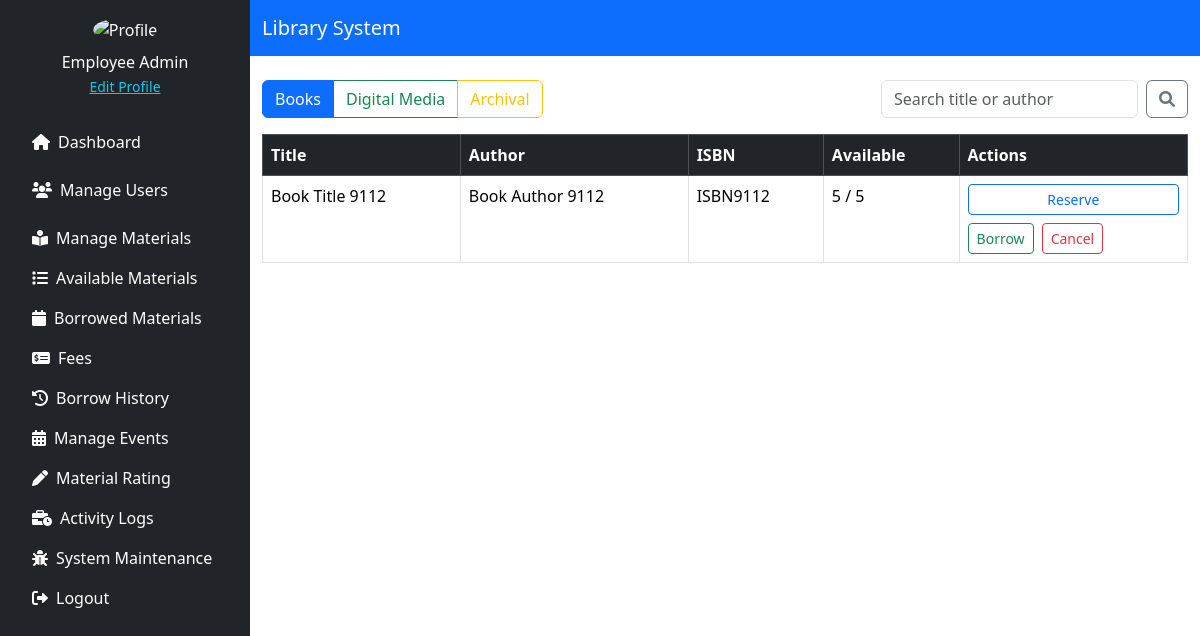
The app's page /source/employee/available_materials.php (signed in), older data.
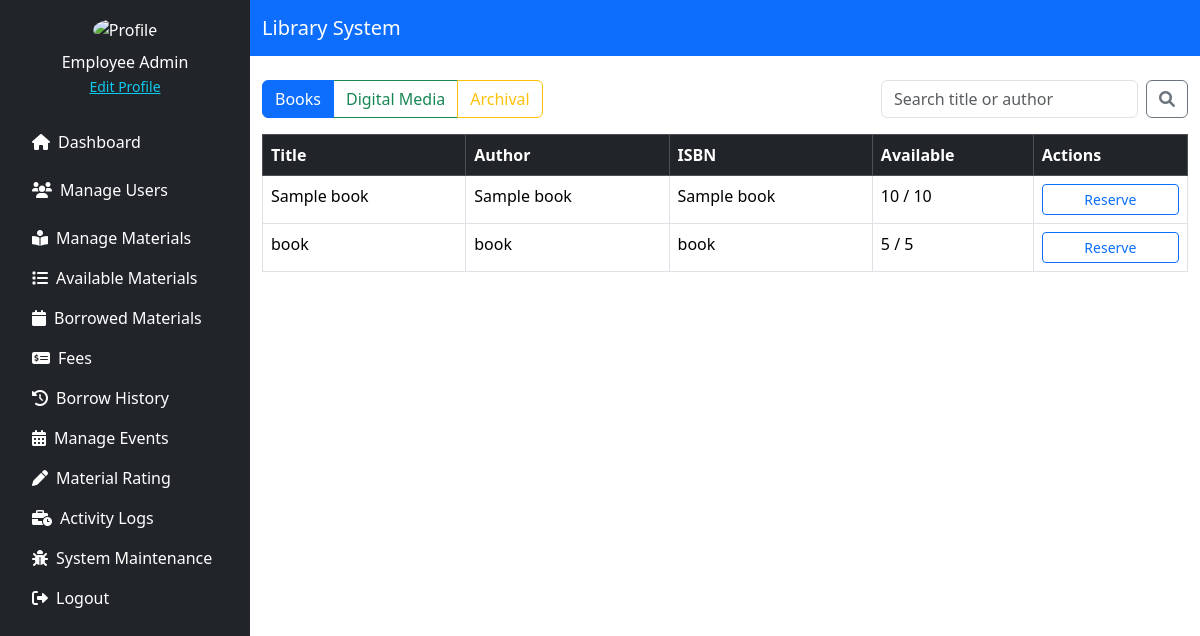
The same page, newer data.
### tables this page shows
CREATE TABLE `material_books` (
  `id` int(11) NOT NULL,
  `title` varchar(255) NOT NULL,
  `author` varchar(255) NOT NULL,
  `isbn` varchar(20) DEFAULT NULL,
  `publisher` varchar(255) DEFAULT NULL,
  `year_published` year(4) DEFAULT NULL,
  `quantity` int(11) DEFAULT 1,
  `available` int(11) DEFAULT 1,
  `status` enum('Available','Archived') DEFAULT 'Available',
  `genre` varchar(255) DEFAULT NULL
);

### source/employee/available_materials.php (the view, shortened to what the changed rows need)
<?php
include '../../config/db_conn.php';
$filter = $_GET['filter'] ?? 'books';
$queryParams = [];
$queryWhere = "";
switch ($filter) {
    default:
        $query = "SELECT * FROM material_books WHERE available > 0 $queryWhere";
        break;
}
$stmt = $pdo->prepare($query);
$stmt->execute($queryParams);
$materials = $stmt->fetchAll(PDO::FETCH_ASSOC);
$stmtTrans = $pdo->prepare("
    SELECT material_type, material_id, customer_id, action, due_date
    FROM material_transactions
    WHERE action IN ('Reserve', 'Request Access', 'Grant Access')
");
$stmtTrans->execute();
$requests = $stmtTrans->fetchAll(PDO::FETCH_ASSOC);
$requestMap = [];
foreach ($requests as $req) {
    $key = $req['material_type'].'_'.$req['material_id'];
    if (!isset($requestMap[$key])) {
        $requestMap[$key] = [];
    }
    $requestMap[$key][] = $req;
}
?>
<!DOCTYPE html>
<html lang="en">
<head>
    <link href="https://cdn.jsdelivr.net/npm/bootstrap@5.3.3/dist/css/bootstrap.min.css" rel="stylesheet" />
    <link href="https://cdnjs.cloudflare.com/ajax/libs/font-awesome/6.0.0/css/all.min.css" rel="stylesheet">
</head>
<body>
<div class="d-flex">
    <div class="flex-grow-1">
        <div class="container mt-4">
            <table class="table table-bordered">
                <thead class="table-dark">
                <tr>
                    <th>Title</th>
                    <th>Author</th>
                    <?php if ($filter === 'books'): ?><th>ISBN</th><th>Available</th><?php endif; ?>
                    <th>Actions</th>
                </tr>
                </thead>
                <tbody>
                    <?php foreach ($materials as $item):
                        $materialId = $item['id'];
                        $materialType = $filter === 'books' ? 'book' : ($filter === 'digital' ? 'digital' : 'research');
                        $requestKey = $materialType.'_'.$materialId;
                        $hasRequests = isset($requestMap[$requestKey]);
                        $hasPendingRequests = false;
                        if ($hasRequests) {
                            foreach ($requestMap[$requestKey] as $req) {
                                if ($req['action'] === 'Request Access' || $req['action'] === 'Reserve') {
                                    $hasPendingRequests = true;
                                }
                            }
                        }
                        ?>
                        <tr>
                            <td><?= htmlspecialchars($item['title']) ?></td>
                            <td><?= htmlspecialchars($item['author']) ?></td>
                            <?php if ($filter === 'books'): ?>
                                <td><?= htmlspecialchars($item['isbn']) ?></td>
                                <td><?= (int)$item['available'] ?> / <?= (int)$item['quantity'] ?></td>
                            <?php elseif ($filter === 'digital'): ?>
                                <td><?= htmlspecialchars($item['media_type']) ?></td>
                            <?php elseif ($filter === 'archival'): ?>
                                <td><?= htmlspecialchars($item['description']) ?></td>
                            <?php endif; ?>
                            <td>
                                <div class="d-flex flex-column gap-2">
                                    <?php if ($filter === 'books' && $item['available'] > 0 || $filter !== 'books'): ?>
                                        <button class="btn btn-outline-primary btn-sm" data-bs-toggle="modal" data-bs-target="#requestModal_<?= $materialId ?>">
                                            <?= ($filter === 'books') ? 'Reserve' : 'Request Access' ?>
                                        </button>
                                    <?php endif; ?>
                                    <?php if ($hasPendingRequests): ?>
                                        <div class="d-flex gap-2">
                                            <button class="btn btn-outline-success btn-sm" data-bs-toggle="modal" data-bs-target="#approveModal_<?= $materialId ?>">
                                                <?= ($filter === 'books') ? 'Borrow' : 'Grant Access' ?>
                                            </button>
                                            <button class="btn btn-outline-danger btn-sm" data-bs-toggle="modal" data-bs-target="#cancelModal_<?= $materialId ?>">
                                                <?= ($filter === 'books') ? 'Cancel' : 'Cancel Request' ?>
                                            </button>
                                        </div>
                                    <?php endif; ?>
                                </div>
                            </td>
                        </tr>
                    <?php endforeach; ?>
                </tbody>
            </table>
        </div>
    </div>
</div>
</body>
</html>

Row changes from the older to the newer data that the page shows:
removed material_books: title "Book Title 9112", author "Book Author 9112", isbn "ISBN9112", available "5", quantity "5", shows "Borrow", shows "Cancel"
added material_books: title "Sample book", author "Sample book", isbn "Sample book", available "10", quantity "10"
added material_books: title "book", author "book", isbn "book", available "5", quantity "5"
